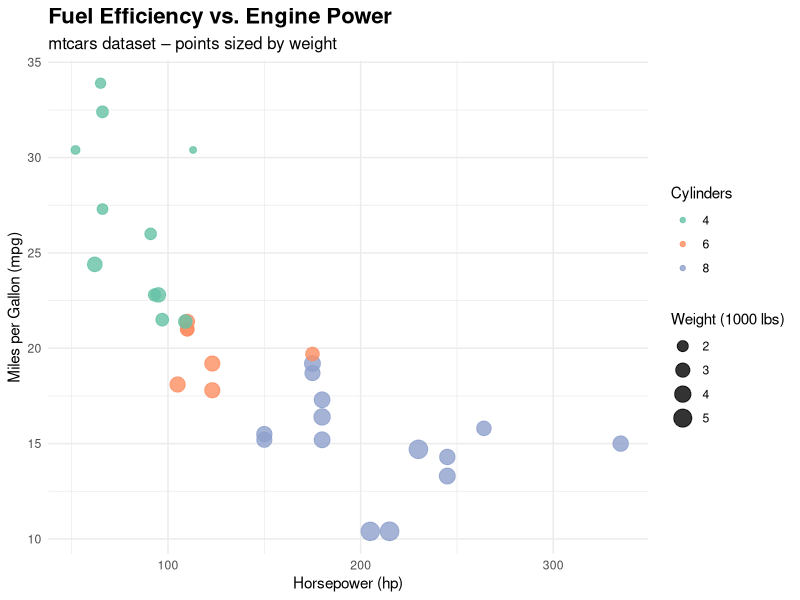

This chart was generated by the following R code:
## ---- chunk 1
#| warning: false
library(tidyverse) |> suppressPackageStartupMessages()
library(ggplot2)
## ---- chunk 2

mtcars |>
  # Convert cyl to a factor for discrete coloring
  mutate(cyl = factor(cyl)) |>
  ggplot(aes(x = hp, y = mpg, color = cyl, size = wt)) +
  geom_point(alpha = 0.8) +                 # semi‑transparent points
  scale_color_brewer(palette = "Set2") +    # pleasant colour palette
  scale_size_continuous(range = c(2, 6)) +  # sensible point sizes
  labs(
    title = "Fuel Efficiency vs. Engine Power",
    subtitle = "mtcars dataset – points sized by weight",
    x = "Horsepower (hp)",
    y = "Miles per Gallon (mpg)",
    color = "Cylinders",
    size = "Weight (1000 lbs)"
  ) +
  theme_minimal(base_family = "Helvetica") +   # clean minimal theme
  theme(
    plot.title = element_text(face = "bold", size = 16),
    plot.subtitle = element_text(size = 12),
    legend.position = "right"
  )
